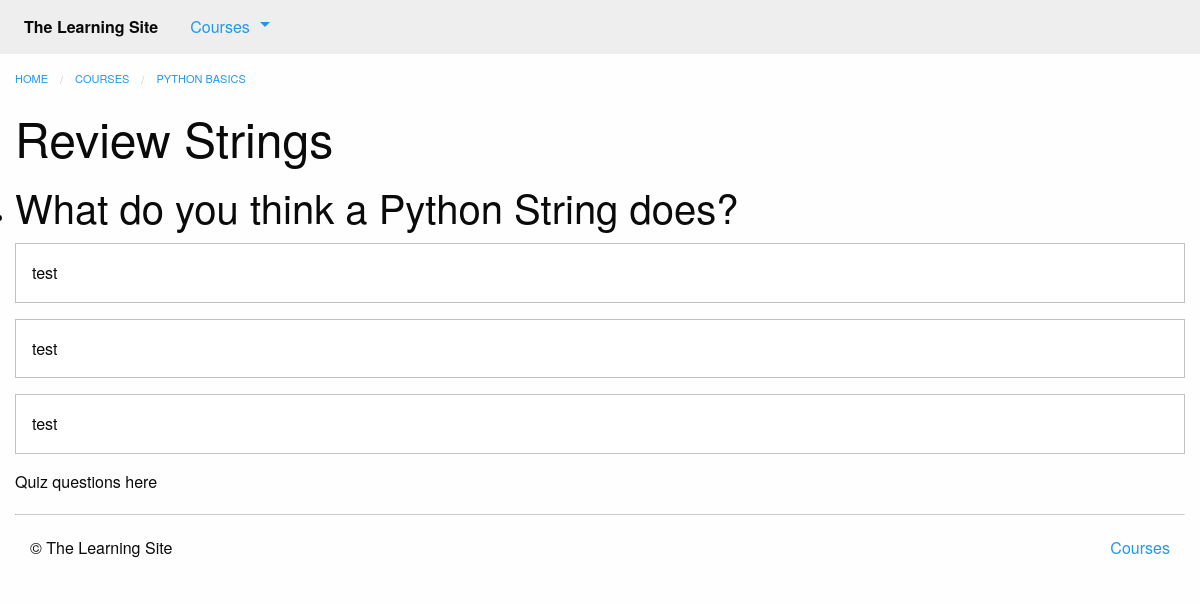
Page /courses/1/q2/ on the committed database.
### courses/models.py (models this page shows, shortened)
class Step(models.Model):
    title = models.CharField(max_length=255)
    description = models.TextField()
    order = models.IntegerField(default=0)
    course = models.ForeignKey(Course)
    class Meta:
        abstract = True
        ordering = ['order',]

class Quiz(Step):
    total_questions = models.IntegerField(default=4)
    class Meta:
        verbose_name_plural = "Quizzes"

class Course(models.Model):
    created_at = models.DateTimeField(auto_now_add=True)
    title = models.CharField(max_length=255)
    description = models.TextField()

class Question(models.Model):
    quiz = models.ForeignKey(Quiz)
    order = models.IntegerField(default=0)
    prompt = models.TextField()
    class Meta:
        ordering = ['order',]

class Answer(models.Model):
    question = models.ForeignKey(Question)
    order = models.IntegerField(default=0)
    text = models.CharField(max_length=255)
    correct = models.BooleanField(default=False)
    class Meta:
        ordering = ['order',]

### courses/views.py (the view)
# urls.py: url(r'(?P<course_pk>\d+)/q(?P<step_pk>\d+)/$', views.quiz_detail,
def quiz_detail(request, course_pk, step_pk):
    step = get_object_or_404(models.Quiz, course_id=course_pk, pk=step_pk)
    return render(request, 'courses/quiz_detail.html', {'step': step})

### courses/templatetags/course_extras.py (called while the page is built)
@register.inclusion_tag('courses/course_nav.html')
def nav_courses_list():
    courses = Course.objects.all()[:5]
    return {'courses': courses}

### courses/templates/courses/quiz_detail.html (shortened to what this page needs)
{% extends "courses/layout.html" %}
{% load course_extras %}
{% block breadcrumbs %}
    <li><a href="{% url 'courses:detail' pk=step.course.pk %}">{{ step.course.title }}</a></li>
{% endblock %}
{% block content %}
    <div class="row columns">
        <article>
            {{ block.super }}
            <h1>{{ step.title }}</h1>
            <ul class="no_bullet">
                {% for question in step.question_set.all %}
                <li>
                    <h2>{{ question.prompt }}</h2>
                    {% for answer in question.answer_set.all %}
                        <div class="callout">{{ answer.text }}</div>
                    {% endfor %}
                </li>
                {% endfor %}
            </ul>
            Quiz questions here
        </article>
    </div>
{% endblock %}

### rows in the picture
Quiz: course "PYTHON BASICS", title "Review Strings"
Question: prompt "What do you think a Python String does?"
Answer: text "test"
Answer: text "test"
Answer: text "test"
